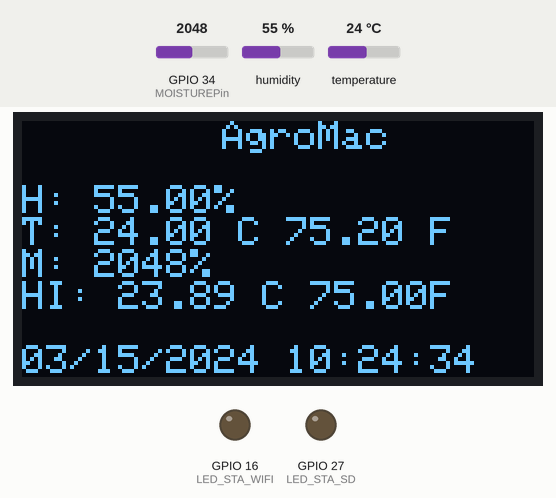
Simulated run of this sketch. Board: ESP32. Parts: 128×64 one-colour display, output pins drawn as LEDs (lit = HIGH). The inputs (shaded band) are chosen by the test bench; at power-on: humidity 55 %, GPIO 34 (MOISTUREPin) = 2048, temperature 24 °C. WiFi joins after 1.5 s; servers stay silent unless stated; uploads are accepted with an empty reply; the local clock reads 2024-03-15 10:24:30 at power-on unless the sketch sets it; what the sketch prints to the serial monitor is not drawn.

Above: at 5.7 s.
5.8 s: humidity set to 22 %
At 18.6 s:
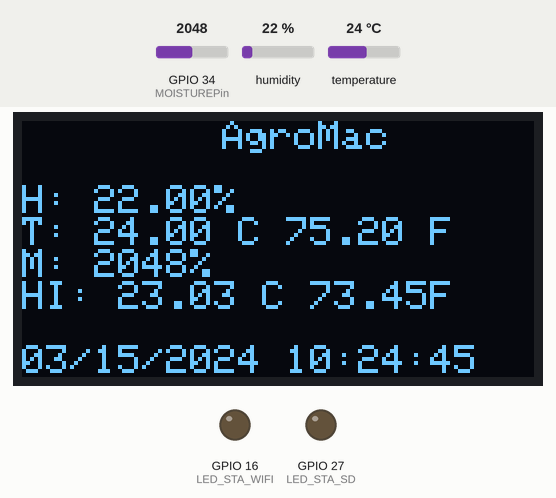
19.5 s: GPIO 34 (MOISTUREPin) set to 1262
At 29.1 s:
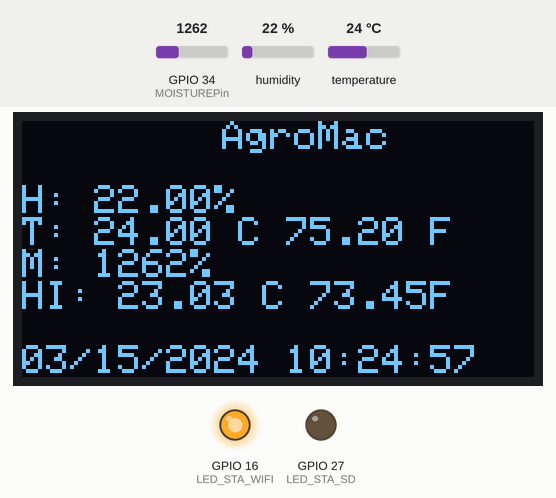
29.8 s: temperature set to 12 °C
At 40.9 s:
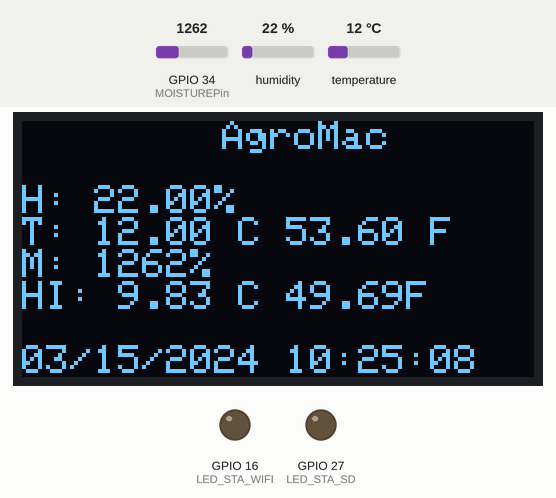
41.0 s: GPIO 34 (MOISTUREPin) set to 1228
At 52.2 s:
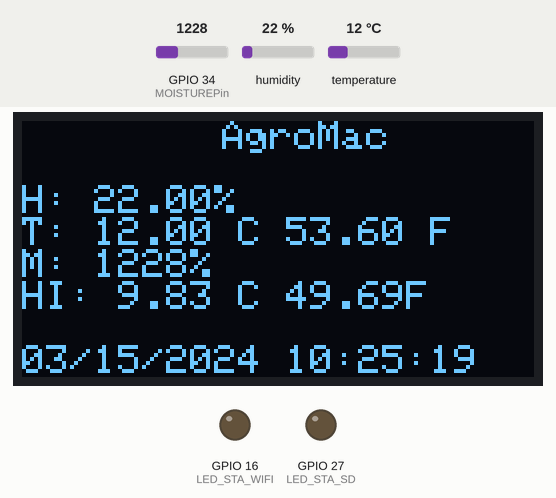
52.3 s: humidity set to 40 %
At 63.5 s:
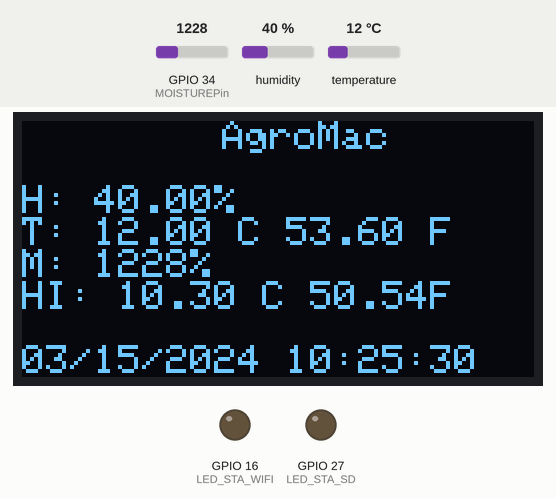
63.6 s: GPIO 34 (MOISTUREPin) set to 1342
At 75.5 s:
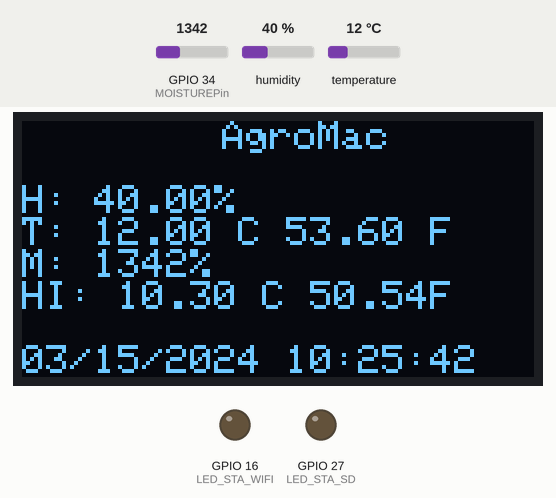
Timing chart, 0 to 75.8 s (numbered marks = the images above; inputs shaded):
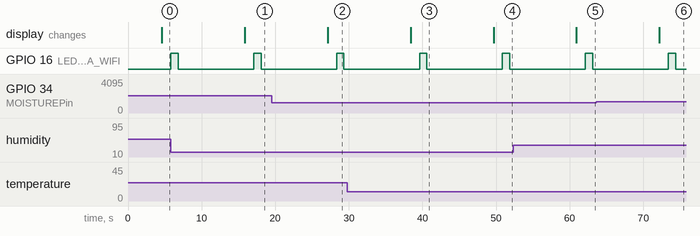

Measured:
- after the input at 5.8 s, the display: changes after 10.1 s (image 1)
- after the input at 19.5 s, the display: changes after 7.6 s (image 2)
- after the input at 29.8 s, the display: changes after 8.6 s (image 3)
- after the input at 41.0 s, the display: changes after 8.7 s (image 4)
- after the input at 52.3 s, the display: changes after 8.6 s (image 5)
- after the input at 63.6 s, the display: changes after 8.6 s (image 6)
- by itself, GPIO 16 (LED_STA_WIFI): alternates HIGH for 1.0 s and LOW for 10.3 s

The sketch:

CS_S_CLK_SD_W_DI.ino
```cpp
//ESP32-38pins

//CONECTIONS Display
//OLED GND --> GND
//OLED VCC --> 3.3V
//OLED SCL -->G22
//OLED SDA -->G21

//CONNECTIONS Clock:
//DS1302 CLK/SCLK -->G13
//DS1302 DATA/IO -->G12
//DS1302 RST/CE -->G14
//DS1302 VCC --> 3.3V -5V
//DS1302 GND --> GND

//CONNECTION MICROSD
//SD 3V3  --> 3.3V
//SD CS   --> G5
//SD MOSI --> G23
//SD CLK  --> G18
//SD MISO --> G19
//SD GND  --> GND

//CONNECTIONS DHT Left to right:
//DHT Pin 1 --> G17
//DHT Pin 2 --> +5V
//DHT Pin 3 --> GND

//CONNECTION SOIL MOISTURE SENSORE
//SMS GND --> GND
//SMS VCC --> 3.3V
//SMS AO  --> G34

//CONNECtiON LED Status WIFI
//WIFI Led status -->G16

//CONNECtiON LED SD DATA TRASFER
//WIFI Led status -->G27


//LIBRARIES
#include "DHT.h"
#include <WiFi.h>
#include <HTTPClient.h>
#include <ThreeWire.h> // Library to control the DS1302 Clock
#include <RtcDS1302.h> // Library to control the DS1302 Clock
#include <Adafruit_GFX.h>// Control Display
#include <Adafruit_SSD1306.h>// Control Display


//PIN DEFINITION VARIABLES
#define DHTPIN 17     // Digital pin connected to the DHT sensor
#define DHTTYPE DHT11   // Select at the Library DHT 11
#define MOISTUREPin 34  // ESP32 pin analog feacture Moisture
#define LED_STA_WIFI 16 // STATUS LED WIFI CONNECTION AND DATABASE RESPOND
#define LED_STA_SD 27 // STATUS LED WIFI CONNECTION AND DATABASE RESPOND
#define SCREEN_WIDTH 128 // OLED display width, in pixels
#define SCREEN_HEIGHT 64 // OLED display height, in pixels

//CONSTANTS AND CREDENCIALS

//Credentials to conect to the local wifi
const char* ssid = "BelongDC7164";
const char* password = "kymkdr3pqekj";

//Domain name with URL path and IP address with path to send the data
const char* serverName = "http://10.0.0.8/testproject/esp-post-data.php";

//Security feacture API Key value to be compatible with the PHP code have to match both (SEND data).
String apiKeyValue = "tPmAT5Ab3j7F9";

//Device identification can be change to improve identification in the network
String sensorName = "DHT11";
String sensorLocation = "Office";
//unsigned long lastTime = 0;
// Timer set to 10 minutes (600000)
//unsigned long timerDelay = 600000;
// Set timer to 30 seconds (30000)
//unsigned long timerDelay = 30000;


// Initialize DHT sensor.
DHT dht(DHTPIN, DHTTYPE);
// Initialize RTC
ThreeWire myWire(12, 13, 14);
RtcDS1302<ThreeWire> Rtc(myWire);
//Initialize Display
// Declaration for an SSD1306 display connected to I2C (SDA, SCL pins)
Adafruit_SSD1306 display(SCREEN_WIDTH, SCREEN_HEIGHT, &Wire, -1);


void setup() {
  Serial.begin(115200);

  //Display setup
  if (!display.begin(SSD1306_SWITCHCAPVCC, 0x3C)) { // Address 0x3D for 128x64
    Serial.println(F("SSD1306 allocation failed"));
    for (;;);
  }
  delay(2000);
  display.clearDisplay();

  display.setTextSize(1);
  display.setTextColor(WHITE);
  display.setCursor(100, 100);
  // Display static text
  display.println("AgroMac");
  display.display();
  delay(1000);


  //WIFI Status led Pin G16 SETUP OUTPUT
  pinMode(LED_STA_WIFI, OUTPUT);

  //SD Status led Pin G27 SETUP OUTPUT
  pinMode(LED_STA_SD, OUTPUT);

  //Initialize date and time 1302 CLK
  Serial.print("Compile:");
  Serial.print(__DATE__);
  Serial.print(__TIME__);
  Rtc.Begin();
  RtcDateTime compiled = RtcDateTime(__DATE__, __TIME__);
  printDateTime(compiled);
  Serial.println();


  // Check if is the current time it is configure during the compilation time
  // Can be modified to reduce code

  if (!Rtc.IsDateTimeValid())
  {
    // Common Causes:
    //    1) first time you ran and the device wasn't running yet
    //    2) the battery on the device is low or even missing

    Serial.println("RTC lost confidence in the DateTime!");
    Rtc.SetDateTime(compiled);
  }

  if (Rtc.GetIsWriteProtected())
  {
    Serial.println("RTC was write protected, enabling writing now");
    Rtc.SetIsWriteProtected(false);
  }

  if (!Rtc.GetIsRunning())
  {
    Serial.println("RTC was not actively running, starting now");
    Rtc.SetIsRunning(true);
  }

  RtcDateTime now = Rtc.GetDateTime();
  if (now < compiled)
  {
    Serial.println("RTC is older than compile time!  (Updating DateTime)");
    Rtc.SetDateTime(compiled);
  }
  else if (now > compiled)
  {
    Serial.println("RTC is newer than compile time. (this is expected)");
  }
  else if (now == compiled)
  {
    Serial.println("RTC is the same as compile time! (not expected but all is fine)");
  }

  // Setup WIFI
  WiFi.begin(ssid, password);
  Serial.println("Connecting");
  while (WiFi.status() != WL_CONNECTED) {
    delay(500);
    Serial.print(".");
  }
  Serial.println("");
  Serial.print("Connected to WiFi network with IP Address: ");
  Serial.println(WiFi.localIP());// indicates the ip which is connected expected the same URL

  dht.begin();
  Serial.println("DHT11 test!");


}

void loop() {
  // Read humity
  float h = dht.readHumidity();
  // Read temperature as Celsius (the default)
  float t = dht.readTemperature();
  // Read temperature as Fahrenheit (isFahrenheit = true)
  float f = dht.readTemperature(true);
  // Read moisture analog entry requires calibration!!!
  int m = analogRead(MOISTUREPin);

  //La Unidades Calor (UC) son la forma como se mide la acumulación
  //del calor a través del tiempo. Son un indicador del tiempo que un
  //cultivo ha estado expuesto a temperaturas adecuadas para su desarrollo.
  // Compute heat index in Fahrenheit (the default)
  float hif = dht.computeHeatIndex(f, h);
  // Compute heat index in Celsius (isFahreheit = false)
  float hic = dht.computeHeatIndex(t, h, false);

  RtcDateTime now = Rtc.GetDateTime();

  /*printDateTime(now);
    Serial.println();
    delay(1000);*/


  Serial.print(F("Humidity: "));
  Serial.print(h);
  Serial.print(F("%  Temperature: "));
  Serial.print(t);
  Serial.print(F("°C "));
  Serial.print(f);
  Serial.print(F("°F "));
  Serial.print(F(" Moisture: "));
  Serial.print(m);
  Serial.print("%");
  Serial.print(F(" Heat index: "));
  Serial.print(hic);
  Serial.print(F("°C "));
  Serial.print(hif);
  Serial.print(F("°F "));

  display.setCursor(50, 0);
  // Display static text
  display.println("AgroMac");
  display.println("");


  // Display static text
  display.print("H: ");
  display.print(h);
  display.println("%");
  display.print("T: ");
  display.print(t);
  display.print(" C ");
  display.print(f);
  display.println(" F ");
  display.print("M: ");
  display.print(m);
  display.println("%");
  display.print("HI: ");
  display.print(hic);
  display.print(" C ");
  display.print(hif);
  display.println("F ");
  display.println("");
  printDateTime(now);
  display.display();
  delay(1000);


  if (WiFi.status() == WL_CONNECTED) {
    WiFiClient client;
    HTTPClient http;
    //Domain name with URL path or IP address with path it was defined
    http.begin(client, serverName);
    // Specify content-type header
    http.addHeader("Content-Type", "application/x-www-form-urlencoded");
    // Prepare your HTTP POST request data
    String httpRequestData = "api_key=" + apiKeyValue + "&sensor=" + sensorName
                             + "&location=" + sensorLocation + "&value1=" + String(h)
                             + "&value2=" + String(t) + "&value3=" + String(m) + "&value4=" + String(hic) + "";
    Serial.print("httpRequestData: ");
    Serial.println(httpRequestData); // show what is going to be send

    // Send HTTP POST request
    int httpResponseCode = http.POST(httpRequestData);
    // Wait a few seconds between measurements.
    digitalWrite(LED_STA_WIFI, HIGH);   // turn the LED on (HIGH is the voltage level)
    delay(1000);                       // wait for a second
    digitalWrite(LED_STA_WIFI, LOW);    // turn the LED off by making the voltage LOW
    delay(1000);                       // wait for a second

    if (httpResponseCode > 0) {
      Serial.print("HTTP Response code: ");
      Serial.println(httpResponseCode);
    }
    else {
      Serial.print("Error code: ");
      Serial.println(httpResponseCode);
      digitalWrite(LED_STA_SD, HIGH);   // turn the LED on (HIGH is the voltage level)
      delay(1000);                       // wait for a second
      digitalWrite(LED_STA_SD, LOW);    // turn the LED off by making the voltage LOW
      delay(1000);
    }
    // Free resources
    http.end();
  }// post a line in the data base and start again
  else {
    Serial.println("WiFi Disconnected");// introduce SD code
  }

  /*
    // Check if any reads failed and exit early (to try again).
    if (isnan(h) || isnan(t) || isnan(f)) {
      Serial.println(F("Failed to read from DHT sensor!"));
      return;
    }


    if (!now.IsValid())
    {
        // Common Causes:
        //    1) the battery on the device is low or even missing and the power line was disconnected
        Serial.println("RTC lost confidence in the DateTime!");
    }

  */

  display.clearDisplay();
  delay(8000); // 8 seconds


}

//FUCTIONS
#define countof(a) (sizeof(a) / sizeof(a[0]))
void printDateTime(const RtcDateTime& dt)
{
  char datestring[20];

  snprintf_P(datestring,
             countof(datestring),
             PSTR("%02u/%02u/%04u %02u:%02u:%02u"),
             dt.Month(),
             dt.Day(),
             dt.Year(),
             dt.Hour(),
             dt.Minute(),
             dt.Second() );
  Serial.print(datestring);
  display.print(datestring);
}
```
